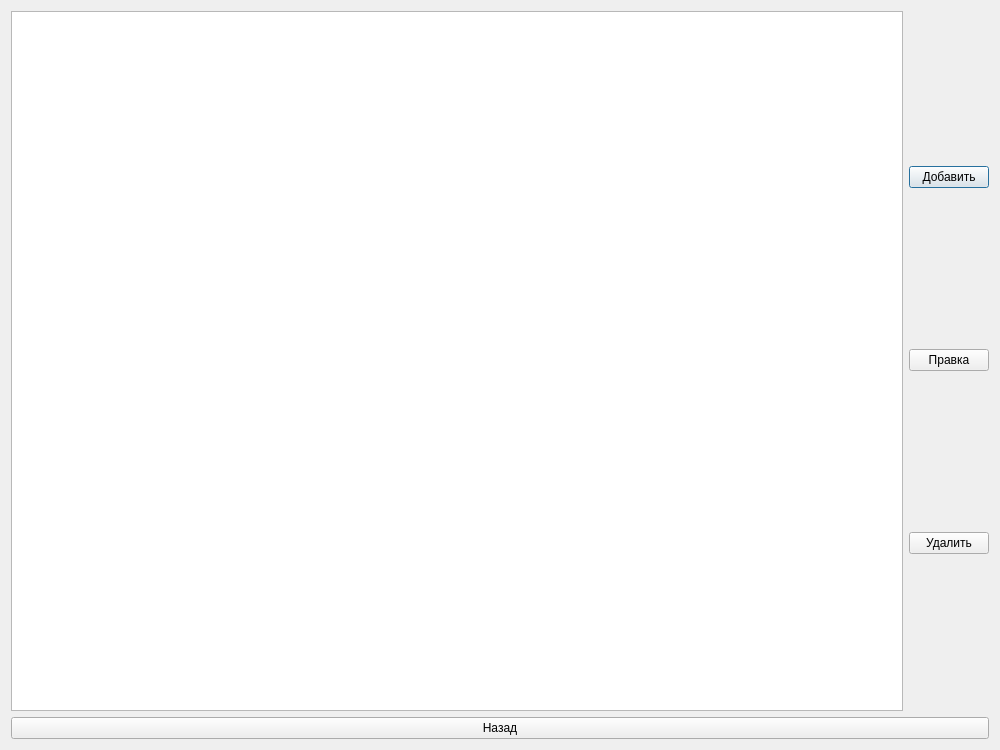
<?xml version="1.0" encoding="UTF-8"?>
<ui version="4.0">
 <class>Settings_verifier_neutron</class>
 <widget class="QDialog" name="Settings_verifier_neutron">
  <property name="geometry">
   <rect>
    <x>0</x>
    <y>0</y>
    <width>1000</width>
    <height>750</height>
   </rect>
  </property>
  <property name="windowTitle">
   <string>Dialog</string>
  </property>
  <layout class="QGridLayout" name="gridLayout">
   <item row="0" column="0">
    <layout class="QVBoxLayout" name="verticalLayout_2">
     <item>
      <layout class="QHBoxLayout" name="horizontalLayout">
       <item>
        <widget class="QListWidget" name="listWidget"/>
       </item>
       <item>
        <layout class="QVBoxLayout" name="verticalLayout">
         <item>
          <widget class="QPushButton" name="pushButton">
           <property name="text">
            <string>Добавить</string>
           </property>
          </widget>
         </item>
         <item>
          <widget class="QPushButton" name="pushButton_2">
           <property name="text">
            <string>Правка</string>
           </property>
          </widget>
         </item>
         <item>
          <widget class="QPushButton" name="pushButton_3">
           <property name="text">
            <string>Удалить</string>
           </property>
          </widget>
         </item>
        </layout>
       </item>
      </layout>
     </item>
     <item>
      <widget class="QPushButton" name="pushButton_4">
       <property name="text">
        <string>Назад</string>
       </property>
      </widget>
     </item>
    </layout>
   </item>
  </layout>
 </widget>
 <resources/>
 <connections/>
</ui>
